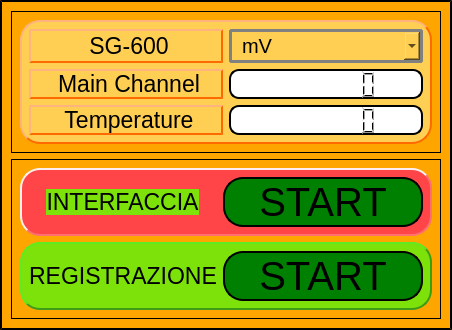
       <widget class="QWidget" name="widget_2" native="true">
        <property name="styleSheet">
         <string notr="true">QWidget {
	background-color:orange; 
	border-style: outset;
    border-width: 2px;
    border-color: black;
}
</string>
        </property>
        <layout class="QGridLayout" name="gridLayout_9">
         <item row="2" column="0">
          <layout class="QGridLayout" name="gridLayout_10">
           <property name="sizeConstraint">
            <enum>QLayout::SetDefaultConstraint</enum>
           </property>
           <item row="0" column="0">
            <widget class="QWidget" name="widget_12" native="true">
             <property name="sizePolicy">
              <sizepolicy hsizetype="Preferred" vsizetype="Preferred">
               <horstretch>0</horstretch>
               <verstretch>0</verstretch>
              </sizepolicy>
             </property>
             <property name="maximumSize">
              <size>
               <width>16777215</width>
               <height>16777215</height>
              </size>
             </property>
             <property name="styleSheet">
              <string notr="true">QWidget {
	background-color:orange; 
	border-style: outset;
    border-width: 1px;
    border-color: black;
}
</string>
             </property>
             <layout class="QGridLayout" name="gridLayout_2">
              <item row="1" column="0">
               <widget class="QWidget" name="widget_sfondo_registrazione" native="true">
                <property name="styleSheet">
                 <string notr="true">QWidget {
	background-color:rgb(125, 225, 10); 
	border-style: outset;
    border-width: 2px;
    border-color:rgb(63, 156, 23);
	border-radius: 20px;
}</string>
                </property>
                <layout class="QHBoxLayout" name="horizontalLayout_8">
                 <item alignment="Qt::AlignHCenter|Qt::AlignVCenter">
                  <widget class="QLabel" name="label_5">
                   <property name="font">
                    <font>
                     <pointsize>17</pointsize>
                    </font>
                   </property>
                   <property name="styleSheet">
                    <string notr="true">QWidget {
	background-color:rgb(125, 225, 10); 
	border-style: outset;
    border-width: 0px;
    border-color:rgb(63, 156, 23);
	border-radius: 20px;
}
QLabel{
	color: rgb(0,0,0);
}
</string>
                   </property>
                   <property name="text">
                    <string>&lt;html&gt;&lt;head/&gt;&lt;body&gt;&lt;p align=&quot;center&quot;&gt;REGISTRAZIONE&lt;/p&gt;&lt;/body&gt;&lt;/html&gt;</string>
                   </property>
                  </widget>
                 </item>
                 <item>
                  <widget class="QPushButton" name="pushButton_Registrazione">
                   <property name="sizePolicy">
                    <sizepolicy hsizetype="Minimum" vsizetype="Expanding">
                     <horstretch>0</horstretch>
                     <verstretch>0</verstretch>
                    </sizepolicy>
                   </property>
                   <property name="minimumSize">
                    <size>
                     <width>200</width>
                     <height>0</height>
                    </size>
                   </property>
                   <property name="maximumSize">
                    <size>
                     <width>300</width>
                     <height>200</height>
                    </size>
                   </property>
                   <property name="font">
                    <font>
                     <pointsize>30</pointsize>
                     <bold>false</bold>
                    </font>
                   </property>
                   <property name="cursor">
                    <cursorShape>PointingHandCursor</cursorShape>
                   </property>
                   <property name="styleSheet">
                    <string notr="true">QWidget {
	background-color:green; 
	border-style: outset;
	border-style: outset;
    border-width: 2px;
    border-color: black;
	border-radius: 20px;
}
QPushButton{
	color: rgb(0,0,0);
}
</string>
                   </property>
                   <property name="text">
                    <string>START</string>
                   </property>
                  </widget>
                 </item>
                </layout>
               </widget>
              </item>
              <item row="0" column="0">
               <widget class="QWidget" name="widget_sfond_interfaccia" native="true">
                <property name="sizePolicy">
                 <sizepolicy hsizetype="Preferred" vsizetype="Preferred">
                  <horstretch>0</horstretch>
                  <verstretch>0</verstretch>
                 </sizepolicy>
                </property>
                <property name="styleSheet">
                 <string notr="true">QWidget { background-color:rgb(255, 69, 72); border-style: outset; border-width: 2px; border-color:rgb(255, 111, 113); border-radius: 20px; }</string>
                </property>
                <layout class="QHBoxLayout" name="horizontalLayout_6">
                 <item alignment="Qt::AlignHCenter|Qt::AlignVCenter">
                  <widget class="QLabel" name="label">
                   <property name="font">
                    <font>
                     <pointsize>17</pointsize>
                    </font>
                   </property>
                   <property name="styleSheet">
                    <string notr="true">QWidget {
	background-color:rgb(125, 225, 10); 
	border-style: outset;
    border-width: 0px;
    border-color:rgb(63, 156, 23);
	border-radius: 20px;
}
QLabel{
	color: rgb(0,0,0);
}
</string>
                   </property>
                   <property name="text">
                    <string>&lt;html&gt;&lt;head/&gt;&lt;body&gt;&lt;p align=&quot;center&quot;&gt;INTERFACCIA&lt;/p&gt;&lt;/body&gt;&lt;/html&gt;</string>
                   </property>
                  </widget>
                 </item>
                 <item>
                  <widget class="QPushButton" name="pushButton_Interfaccia">
                   <property name="sizePolicy">
                    <sizepolicy hsizetype="Minimum" vsizetype="Expanding">
                     <horstretch>0</horstretch>
                     <verstretch>0</verstretch>
                    </sizepolicy>
                   </property>
                   <property name="minimumSize">
                    <size>
                     <width>200</width>
                     <height>0</height>
                    </size>
                   </property>
                   <property name="maximumSize">
                    <size>
                     <width>300</width>
                     <height>200</height>
                    </size>
                   </property>
                   <property name="font">
                    <font>
                     <pointsize>30</pointsize>
                     <italic>false</italic>
                     <bold>false</bold>
                     <underline>false</underline>
                     <strikeout>false</strikeout>
                    </font>
                   </property>
                   <property name="cursor">
                    <cursorShape>PointingHandCursor</cursorShape>
                   </property>
                   <property name="styleSheet">
                    <string notr="true">QPushButton {
	background-color:green; 
	border-style: outset;
    border-width: 2px;
    border-color: black;
	border-radius: 20px;
	color: rgb(0,0,0);
}
</string>
                   </property>
                   <property name="text">
                    <string>START</string>
                   </property>
                  </widget>
                 </item>
                </layout>
               </widget>
              </item>
             </layout>
            </widget>
           </item>
          </layout>
         </item>
         <item row="0" column="0">
          <widget class="QWidget" name="widget_6" native="true">
           <property name="sizePolicy">
            <sizepolicy hsizetype="Preferred" vsizetype="Expanding">
             <horstretch>0</horstretch>
             <verstretch>0</verstretch>
            </sizepolicy>
           </property>
           <property name="styleSheet">
            <string notr="true">QWidget {
	background-color:orange; 
	border-style: outset;
    border-width: 1px;
    border-color: black;
}
</string>
           </property>
           <layout class="QGridLayout" name="gridLayout">
            <item row="0" column="0" rowspan="2">
             <widget class="QWidget" name="widget_7" native="true">
              <property name="sizePolicy">
               <sizepolicy hsizetype="Preferred" vsizetype="Preferred">
                <horstretch>0</horstretch>
                <verstretch>0</verstretch>
               </sizepolicy>
              </property>
              <property name="styleSheet">
               <string notr="true">QWidget {
	background-color:rgb(255, 207, 84); 
	border-style: outset;
    border-width: 2px;
    border-color: rgb(255, 106, 0);
	border-radius: 20px;
}</string>
              </property>
              <layout class="QGridLayout" name="gridLayout_7">
               <item row="0" column="0" colspan="2">
                <layout class="QGridLayout" name="gridLayout_11">
                 <item row="1" column="0">
                  <widget class="QLabel" name="label_SG600">
                   <property name="font">
                    <font>
                     <pointsize>17</pointsize>
                    </font>
                   </property>
                   <property name="styleSheet">
                    <string notr="true">QLabel{
	color: rgb(0,0,0);
}
</string>
                   </property>
                   <property name="text">
                    <string>&lt;html&gt;&lt;head/&gt;&lt;body&gt;&lt;p align=&quot;center&quot;&gt;SG-600&lt;/p&gt;&lt;/body&gt;&lt;/html&gt;</string>
                   </property>
                  </widget>
                 </item>
                 <item row="1" column="1">
                  <widget class="QComboBox" name="comboBox_5">
                   <property name="enabled">
                    <bool>false</bool>
                   </property>
                   <property name="sizePolicy">
                    <sizepolicy hsizetype="Preferred" vsizetype="Preferred">
                     <horstretch>0</horstretch>
                     <verstretch>0</verstretch>
                    </sizepolicy>
                   </property>
                   <property name="font">
                    <font>
                     <pointsize>15</pointsize>
                    </font>
                   </property>
                   <property name="cursor">
                    <cursorShape>PointingHandCursor</cursorShape>
                   </property>
                   <property name="mouseTracking">
                    <bool>true</bool>
                   </property>
                   <property name="autoFillBackground">
                    <bool>false</bool>
                   </property>
                   <property name="styleSheet">
                    <string notr="true">QComboBox {
    border: 3px solid gray;
    border-radius: 3px;
    padding: 1px 1px 1px 10px;
    min-width: 6em;
    color: rgb(0, 0, 0); /* Colore del testo del QComboBox */
}

QComboBox:hover, QPushButton:hover
{
    border: 1px solid rgb(202, 203, 194);
    color: white;
}

QComboBox:!editable, QComboBox::drop-down:editable {
    background: qlineargradient(x1: 0, y1: 0, x2: 0, y2: 1,
                                stop: 0 #E1E1E1, stop: 0.4 #DDDDDD,
                                stop: 0.5 #D8D8D8, stop: 1.0 #D3D3D3);
}


/* Stile della tendina del QComboBox */
QComboBox QAbstractItemView {
    background-color:	qlineargradient(x1: 0, y1: 0, x2: 0, y2: 1,
                                stop: 0 #E1E1E1, stop: 0.4 #DDDDDD,
                                stop: 0.5 #D8D8D8, stop: 1.0 #D3D3D3); ; /* Colore di sfondo della tendina */
    selection-background-color: #3399FF; /* Colore di sfondo dell'elemento selezionato */
    selection-color:rgb(106, 112, 113); /* Colore del testo dell'elemento selezionato */
    border: 3px solid gray;
    border-radius: 3px;
    padding: 1px 18px 1px 3px;
    min-width: 6em;
    color: rgb(0, 0, 0); /* Colore del testo del QComboBox */
}</string>
                   </property>
                   <property name="currentText">
                    <string>mV</string>
                   </property>
                   <property name="iconSize">
                    <size>
                     <width>30</width>
                     <height>30</height>
                    </size>
                   </property>
                   <item>
                    <property name="text">
                     <string>mV</string>
                    </property>
                   </item>
                   <item>
                    <property name="text">
                     <string>Nm</string>
                    </property>
                   </item>
                  </widget>
                 </item>
                </layout>
               </item>
               <item row="1" column="0" rowspan="2" colspan="2">
                <layout class="QGridLayout" name="gridLayout_8">
                 <item row="1" column="1">
                  <widget class="QLCDNumber" name="lcdNumber_temperature_SG600">
                   <property name="sizePolicy">
                    <sizepolicy hsizetype="Minimum" vsizetype="Preferred">
                     <horstretch>0</horstretch>
                     <verstretch>0</verstretch>
                    </sizepolicy>
                   </property>
                   <property name="font">
                    <font>
                     <pointsize>9</pointsize>
                     <bold>false</bold>
                    </font>
                   </property>
                   <property name="styleSheet">
                    <string notr="true">QWidget {
	background-color:white; 
	border-style: outset;
	border-style: outset;
    border-width: 2px;
    border-color: black;
	border-radius: 10px;
}
QLCDNumber{
	color: rgb(0,0,0);
}
</string>
                   </property>
                   <property name="digitCount">
                    <number>7</number>
                   </property>
                   <property name="value" stdset="0">
                    <double>0.000000000000000</double>
                   </property>
                  </widget>
                 </item>
                 <item row="0" column="1">
                  <widget class="QLCDNumber" name="lcdNumber_main_SG600">
                   <property name="sizePolicy">
                    <sizepolicy hsizetype="Minimum" vsizetype="Preferred">
                     <horstretch>0</horstretch>
                     <verstretch>0</verstretch>
                    </sizepolicy>
                   </property>
                   <property name="styleSheet">
                    <string notr="true">QWidget {
	background-color:white; 
	border-style: outset;
	border-style: outset;
    border-width: 2px;
    border-color: black;
	border-radius: 10px;
}
QLCDNumber{
	color: rgb(0,0,0);
}
</string>
                   </property>
                   <property name="digitCount">
                    <number>7</number>
                   </property>
                  </widget>
                 </item>
                 <item row="0" column="0">
                  <widget class="QLabel" name="label_6">
                   <property name="font">
                    <font>
                     <pointsize>17</pointsize>
                    </font>
                   </property>
                   <property name="styleSheet">
                    <string notr="true">QWidget {
	background-color:rgb(255, 207, 84); 
	border-style: outset;
    border-width: 2px;
    border-color: rgb(255, 106, 0);
	border-radius: 20px;
}
QLabel{
	color: rgb(0,0,0);
}
</string>
                   </property>
                   <property name="text">
                    <string>&lt;html&gt;&lt;head/&gt;&lt;body&gt;&lt;p align=&quot;center&quot;&gt;Main Channel&lt;/p&gt;&lt;/body&gt;&lt;/html&gt;</string>
                   </property>
                  </widget>
                 </item>
                 <item row="1" column="0">
                  <widget class="QLabel" name="label_7">
                   <property name="font">
                    <font>
                     <pointsize>17</pointsize>
                    </font>
                   </property>
                   <property name="styleSheet">
                    <string notr="true">QWidget {
	background-color:rgb(255, 207, 84); 
	border-style: outset;
    border-width: 2px;
    border-color: rgb(255, 106, 0);
	border-radius: 20px;
}
QLabel{
	color: rgb(0,0,0);
}
</string>
                   </property>
                   <property name="text">
                    <string>&lt;html&gt;&lt;head/&gt;&lt;body&gt;&lt;p align=&quot;center&quot;&gt;Temperature&lt;/p&gt;&lt;/body&gt;&lt;/html&gt;</string>
                   </property>
                  </widget>
                 </item>
                </layout>
               </item>
              </layout>
             </widget>
            </item>
           </layout>
          </widget>
         </item>
        </layout>
       </widget>
